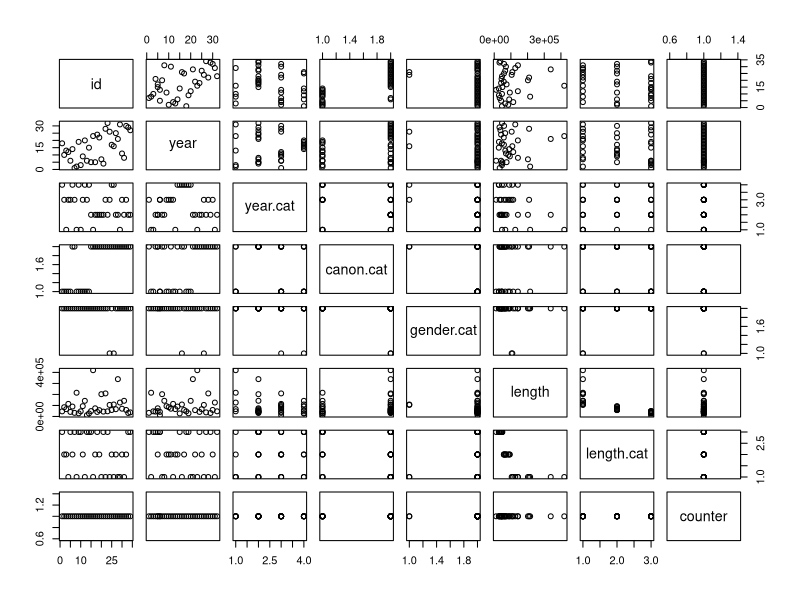
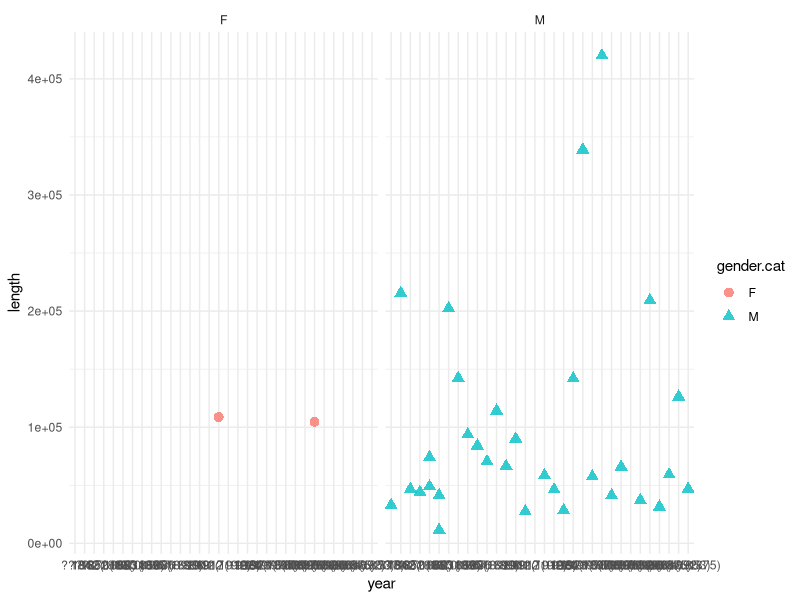
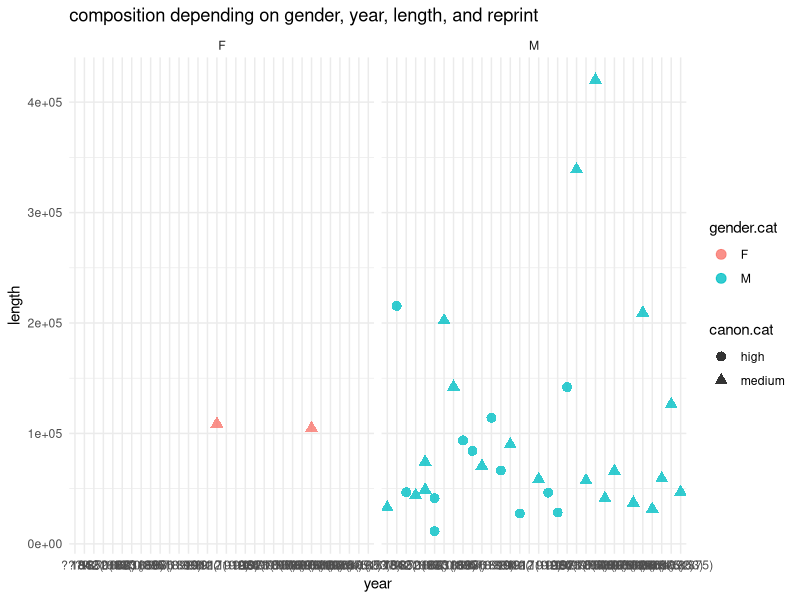
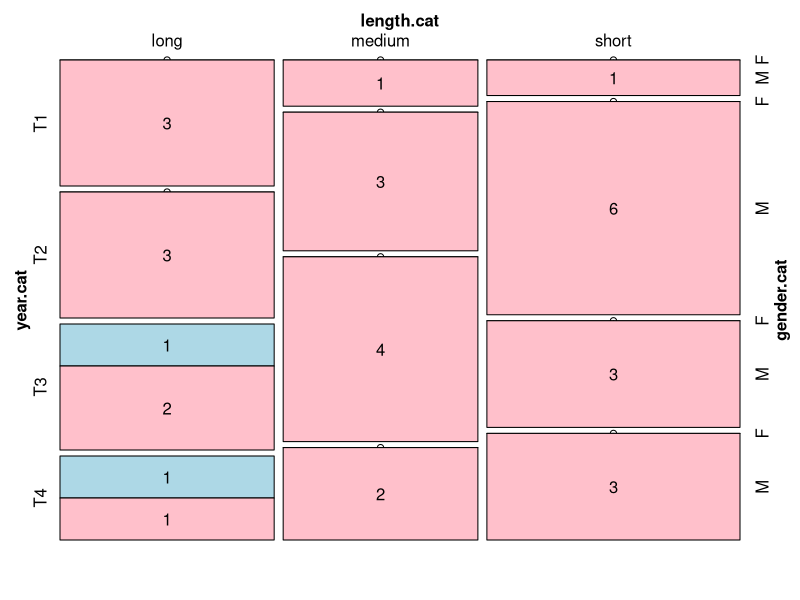
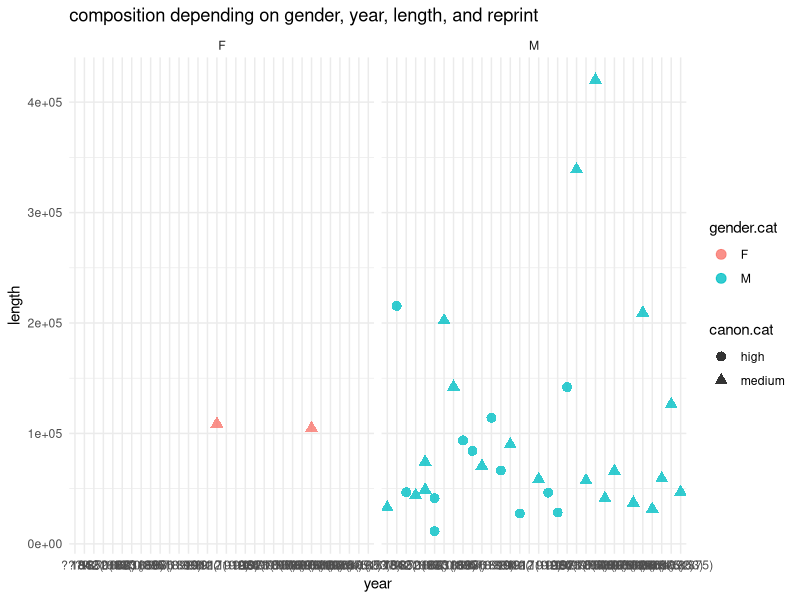

Here is the R script that generated these plots, in order:
### MDViz ELTeC
  md<-read.table("metadata.txt",header = T, sep = ",", fileEncoding = "UTF-8")
  head(md)
  table(md$year.cat,md$gender.cat)
  plot(md)
  str(md)
## composition plots
  library(ggplot2)

### plot between fem/male per year, y length
ggplot(md, aes(x=year, y=length, color=gender.cat, shape=gender.cat))+
  geom_vline(xintercept = c(1860,1880,1900), color="darkgray")+
  geom_point(size=3, alpha=0.8)+
  facet_grid(~gender.cat)+
  theme_minimal()

### plot between fem/male per year, y length, shape canon cat
ggplot(md, aes(x=year, y=length, color=gender.cat, shape=canon.cat))+
  geom_vline(xintercept = c(1860,1880,1900), color="darkgray")+
  geom_point(size=3, alpha=0.8)+
  facet_grid(~gender.cat)+
  theme_minimal()+
  ggtitle("composition depending on gender, year, length, and reprint")
  ggsave("com.png")

### mosaic plot
install.packages(vcd)
library(vcd)
mosaic(~ length.cat + year.cat + gender.cat, data=md,
       highlighting = "gender.cat", highlighting_fill=c("lightblue", "pink"),
       direction=c("v","h","h"),
       labeling = labeling_values,)

